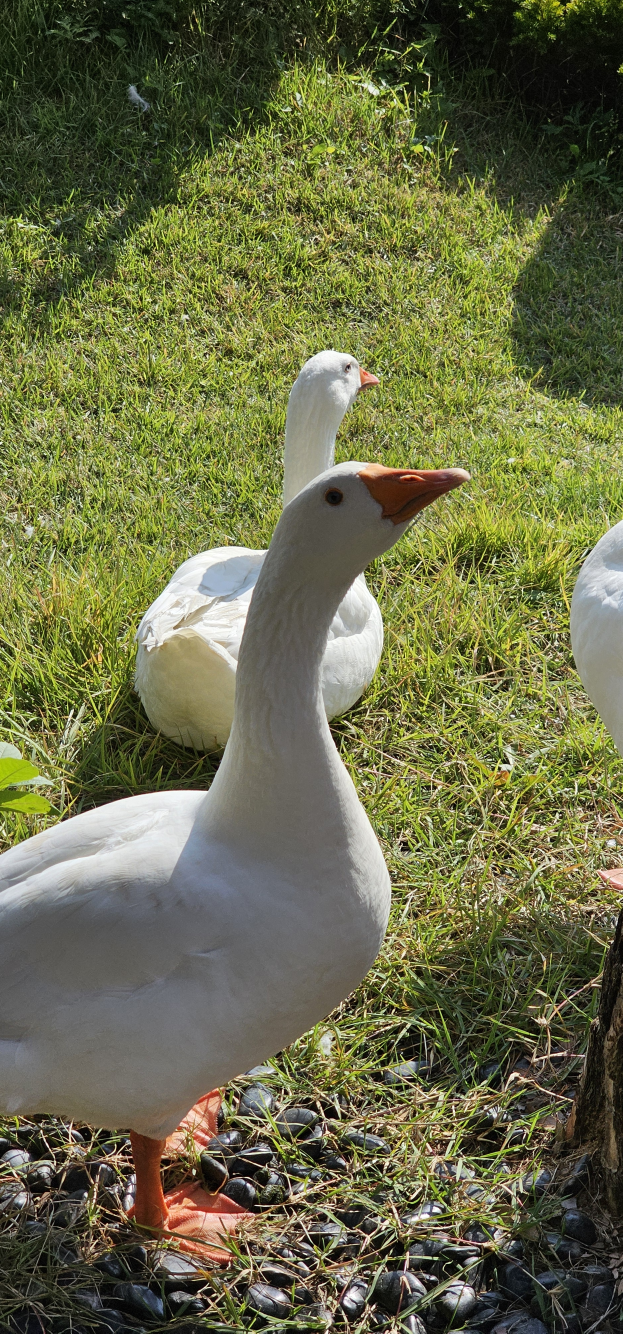
#> input picture photo/goose.jpg, 1868 x 4000 px (shown at 1/3 size)
$ jupyter execute image_TH.ipynb
#> lines starting #> are read from the running program, lines starting #| are printed output that depends on the picture; after the words box and inside, x2 and y2 are one past the last pixel; in counts of white or black regions, pixels touching at a corner belong together
[cell 1]
import cv2
import matplotlib.pyplot as plt
img = cv2.imread("./photo/goose.jpg", cv2.IMREAD_GRAYSCALE)
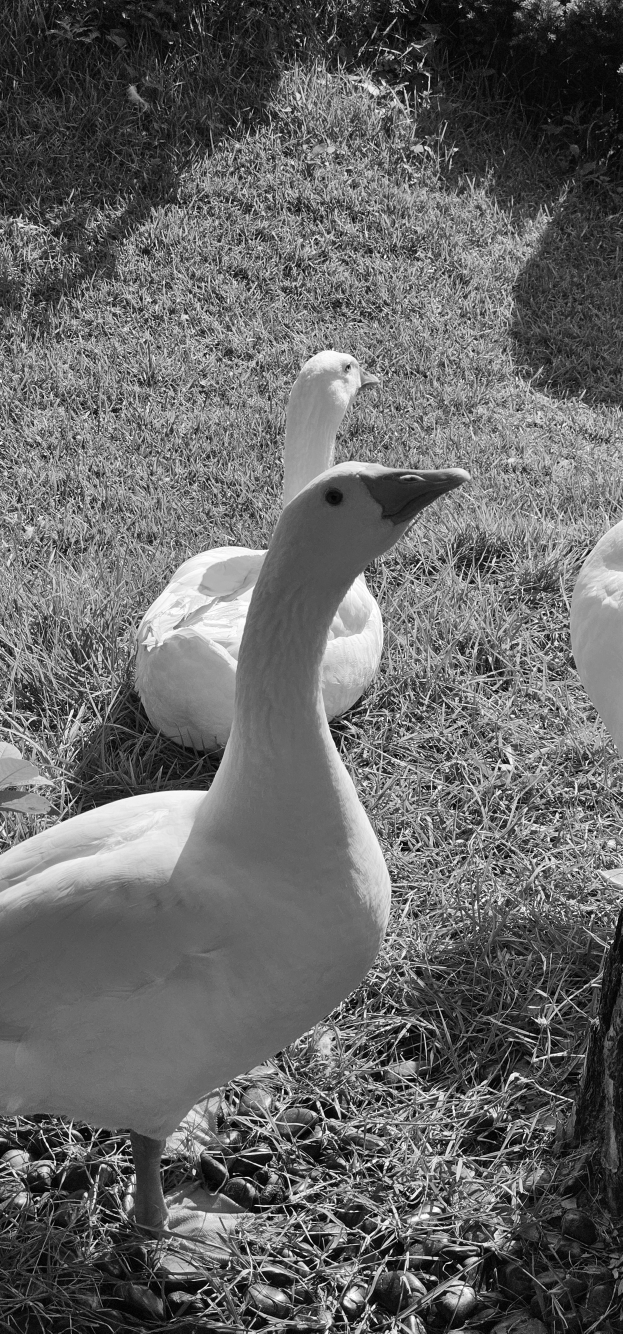
#> img: shape (4000, 1868) (shown at 1/3 size); min 0, max 255, mean 102.4
img = cv2.resize(img, (600, 600))
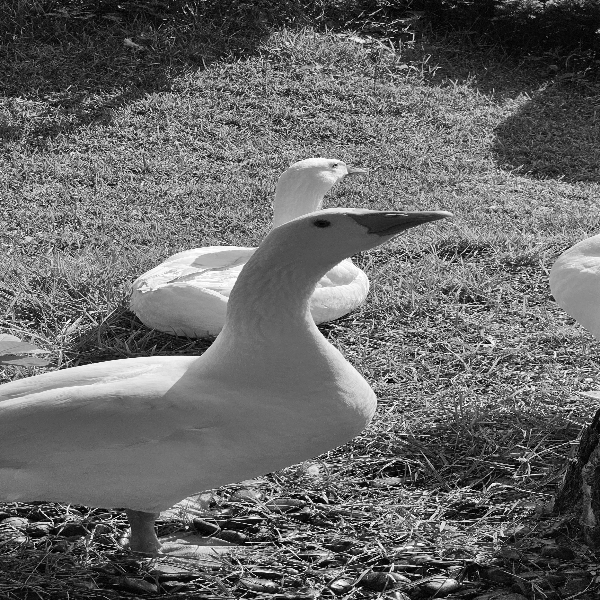
#> img: shape (600, 600); min 0, max 255, mean 102.2

ret , dst = cv2.threshold(img, 100, 255, cv2.THRESH_BINARY)
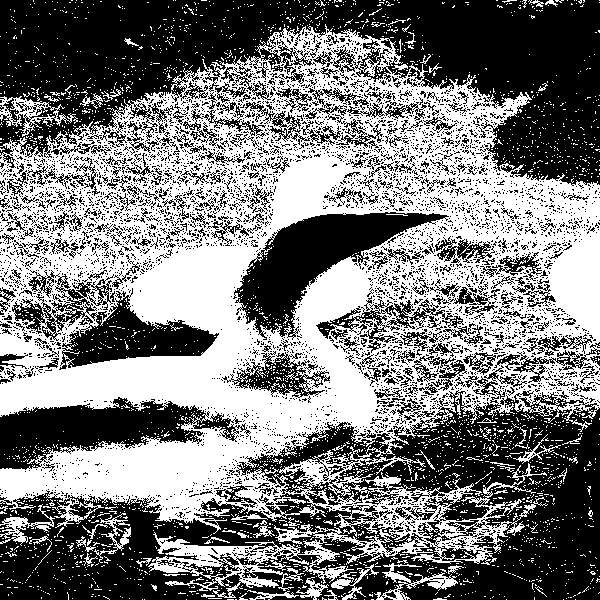
#> dst: shape (600, 600); 48.4% white; 2810 white regions (2741 under 20 px), largest, box (x1, y1, x2, y2) and area: (0, 24, 600, 598) 161341, (0, 96, 78, 137) 932, (374, 563, 458, 600) 814

cv2.imshow("dst", dst)
cv2.waitKey()
cv2.destroyAllWindows()

[cell 2]
ret, dst = cv2.threshold(img, 100, 255, cv2.THRESH_BINARY)
ret, dst_inv = cv2.threshold(img, 100, 255, cv2.THRESH_BINARY_INV)

plt.subplot(1, 3, 1) # 이미지 배치
plt.imshow(img, cmap='gray')
plt.subplot(1, 3, 2)
plt.imshow(dst, cmap='gray')
plt.subplot(1, 3, 3)
plt.imshow(dst_inv, cmap='gray')
plt.show()
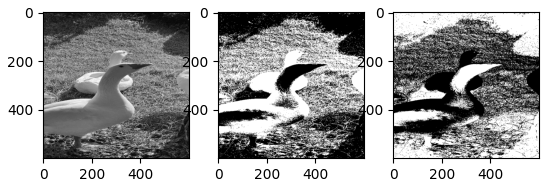
#> figure drawn by matplotlib, 3 panels

[cell 3]
ret, dst = cv2.threshold(img, 100, 255, cv2.THRESH_TRUNC)
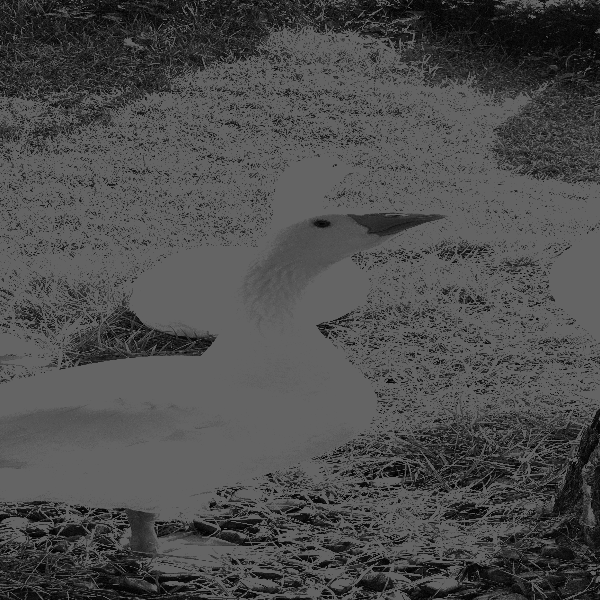
#> dst: shape (600, 600); min 0, max 100, mean 76.5

plt.subplot(1, 2, 1)
plt.imshow(img, cmap='gray')
plt.subplot(1, 2, 2)
plt.imshow(dst, cmap='gray')
plt.show()

[cell 4]
# 이미지 -> 검은색 이미지

ret, dst = cv2.threshold(img, 100, 255, cv2.THRESH_MASK)
#> dst: shape (600, 600); every value is 0

plt.subplot(1, 2, 1)
plt.imshow(img, cmap='gray')
plt.subplot(1, 2, 2)
plt.imshow(dst, cmap='gray')
plt.show()

[cell 5]
# 배경과 전경이 분명히 구분되는 이미지

ret, dst = cv2.threshold(img, 0, 255, cv2.THRESH_OTSU)
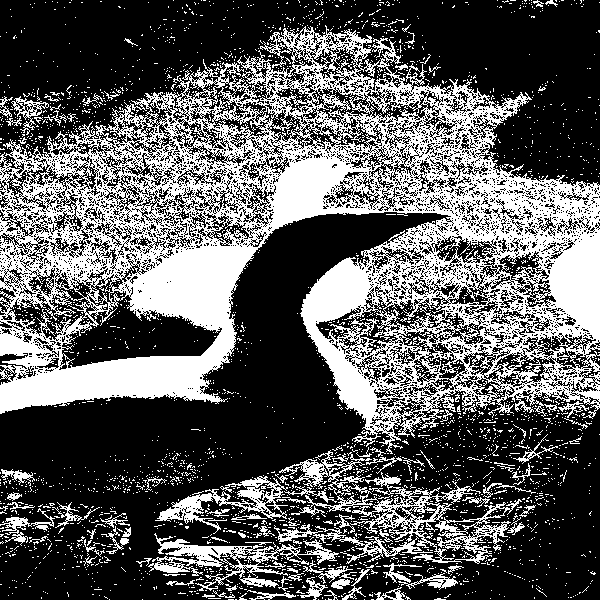
#> dst: shape (600, 600); 36.1% white; 2945 white regions (2844 under 20 px), largest, box (x1, y1, x2, y2) and area: (0, 25, 600, 454) 104652, (279, 450, 522, 564) 5277, (148, 533, 339, 591) 2971
#> ret = 116

plt.subplot(1, 2, 1) # 그림 위치 선정
plt.imshow(img, cmap='gray')
plt.subplot(1, 2, 2)
plt.imshow(dst, cmap='gray')
plt.show()

[cell 6]
# 물체의 면적이 배경보다 큰 경우에 주로 사용

ret, dst = cv2.threshold(img, 0, 255, cv2.THRESH_TRIANGLE)
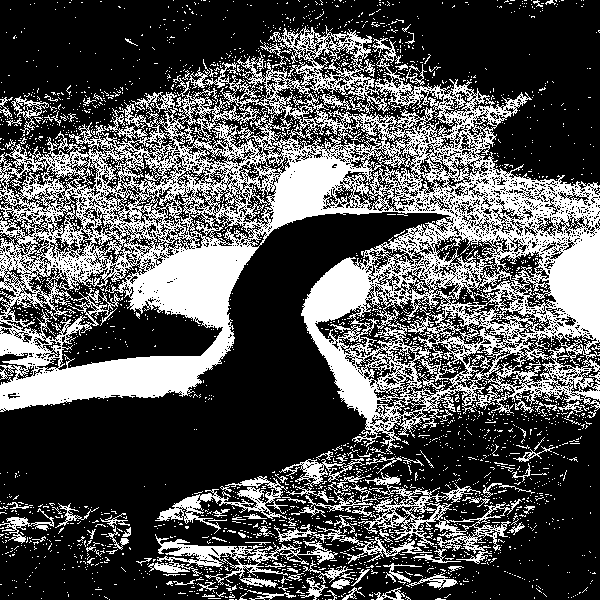
#> dst: shape (600, 600); 32.6% white; 2830 white regions (2716 under 20 px), largest, box (x1, y1, x2, y2) and area: (0, 25, 600, 454) 93341, (358, 472, 522, 554) 3021, (148, 534, 338, 588) 2657
#> ret = 125

plt.subplot(1,2,1)
plt.imshow(img, cmap='gray')
plt.subplot(1, 2, 2)
plt.imshow(dst, cmap='gray')
plt.show()

$ run again, with photo/hand.jpg copied over photo/goose.jpg
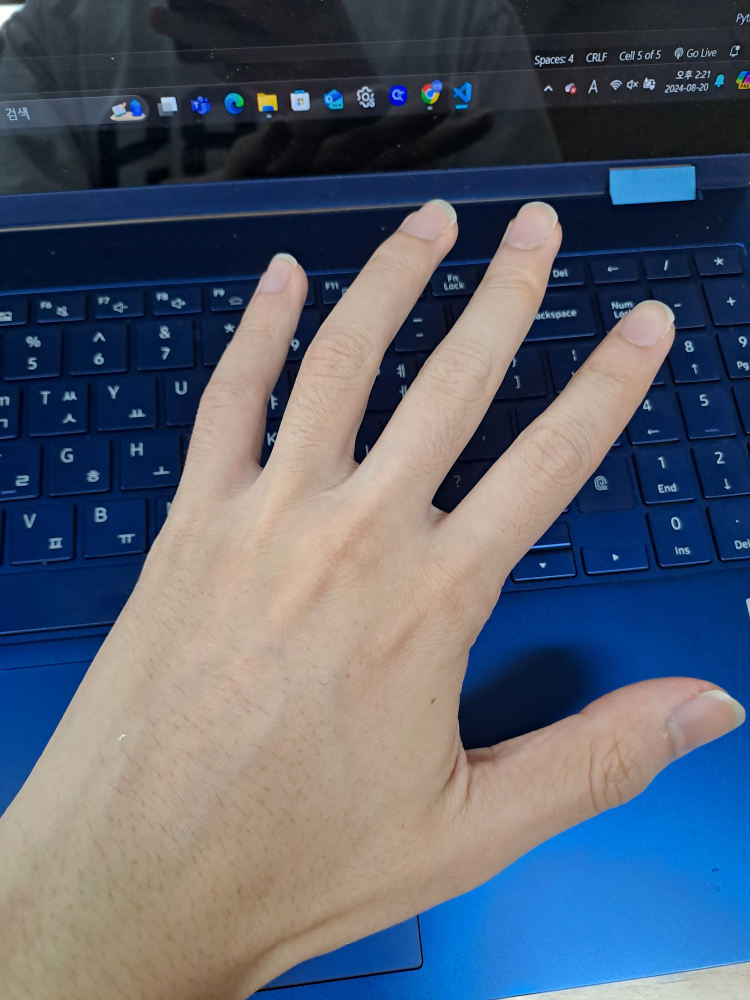
#> input picture photo/hand.jpg, 3000 x 4000 px (shown at 1/4 size)
#> dst_inv: shape (600, 600); 53.1% white; 326 black regions (247 under 20 px), largest, box (x1, y1, x2, y2) and area: (0, 119, 600, 600) 163029, (488, 100, 556, 123) 1392, (0, 0, 22, 21) 203
#> `ret, dst = cv2.threshold(img, 0, 255, cv2.THRESH_OTSU)`:
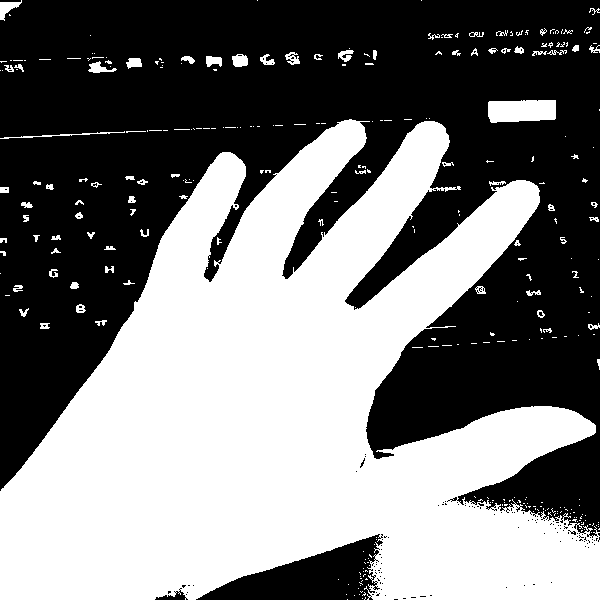
#> dst: shape (600, 600); 47.5% white; 308 white regions (225 under 20 px), largest, box (x1, y1, x2, y2) and area: (0, 119, 600, 600) 164943, (488, 100, 556, 123) 1403, (0, 0, 22, 21) 206
#> `ret, dst = cv2.threshold(img, 0, 255, cv2.THRESH_OTSU)`: ret = 97
#> `ret, dst = cv2.threshold(img, 0, 255, cv2.THRESH_TRIANGLE)`:
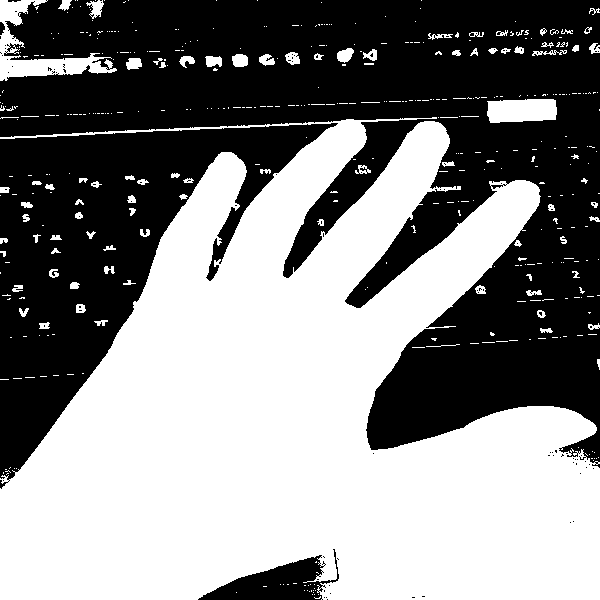
#> dst: shape (600, 600); 51.8% white; 107 black regions (102 under 20 px), largest, box (x1, y1, x2, y2) and area: (0, 0, 600, 468) 122950, (0, 123, 338, 489) 47148, (198, 549, 339, 600) 3233, (0, 22, 5, 35) 47, (8, 0, 21, 2) 20
#> `ret, dst = cv2.threshold(img, 0, 255, cv2.THRESH_TRIANGLE)`: ret = 70

$ run again, with photo/lane_image.png saved as photo/goose.jpg
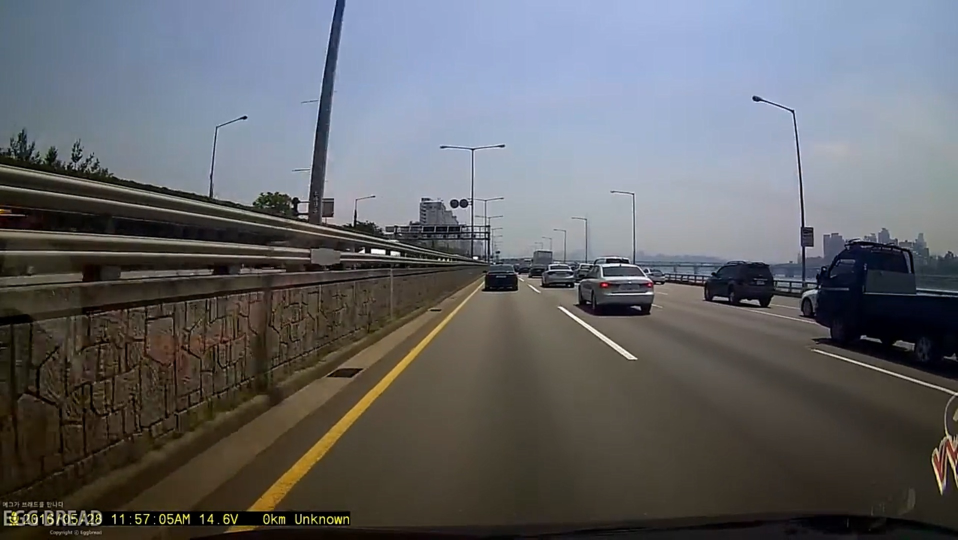
#> input picture photo/lane_image.png, 1916 x 1079 px (shown at 1/2 size)
#> dst_inv: shape (600, 600); 53.8% white; 451 black regions (391 under 20 px), largest, box (x1, y1, x2, y2) and area: (201, 0, 600, 315) 107611, (0, 0, 211, 230) 40120, (155, 301, 520, 568) 10891
#> `ret, dst = cv2.threshold(img, 0, 255, cv2.THRESH_OTSU)`:
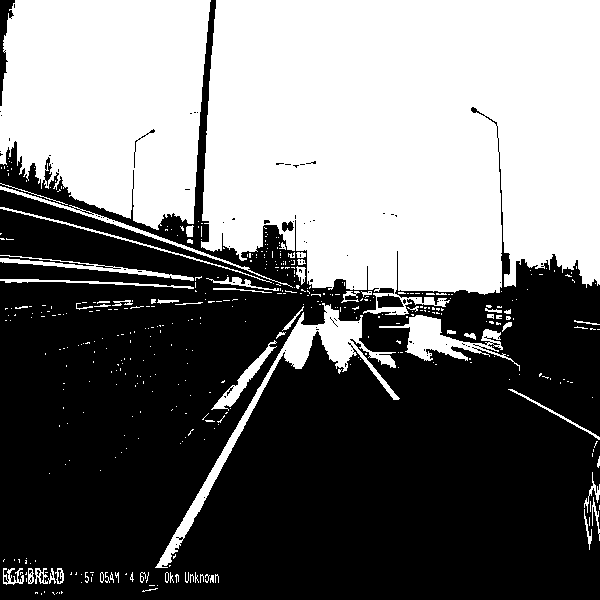
#> dst: shape (600, 600); 45% white; 438 white regions (375 under 20 px), largest, box (x1, y1, x2, y2) and area: (201, 0, 600, 315) 107293, (0, 0, 211, 230) 39404, (155, 303, 400, 568) 5173
#> `ret, dst = cv2.threshold(img, 0, 255, cv2.THRESH_OTSU)`: ret = 105
#> `ret, dst = cv2.threshold(img, 0, 255, cv2.THRESH_TRIANGLE)`:
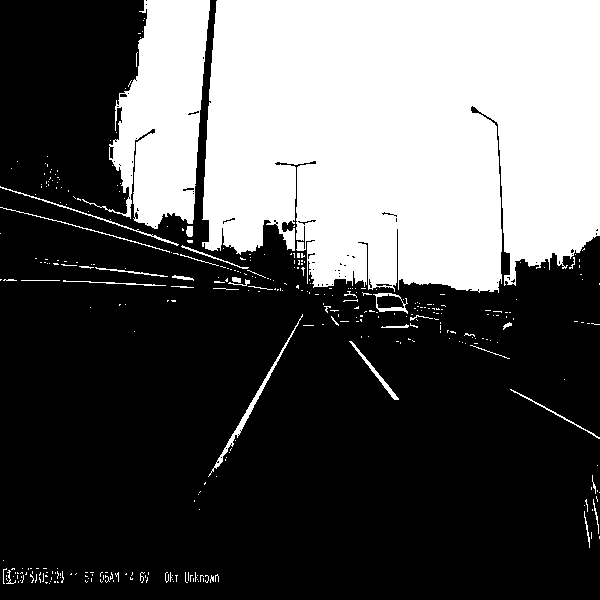
#> dst: shape (600, 600); 34.5% white; 362 white regions (325 under 20 px), largest, box (x1, y1, x2, y2) and area: (202, 0, 600, 293) 104034, (82, 0, 210, 229) 15862, (208, 314, 303, 477) 634
#> `ret, dst = cv2.threshold(img, 0, 255, cv2.THRESH_TRIANGLE)`: ret = 144

$ run again, with photo/latte.png saved as photo/goose.jpg
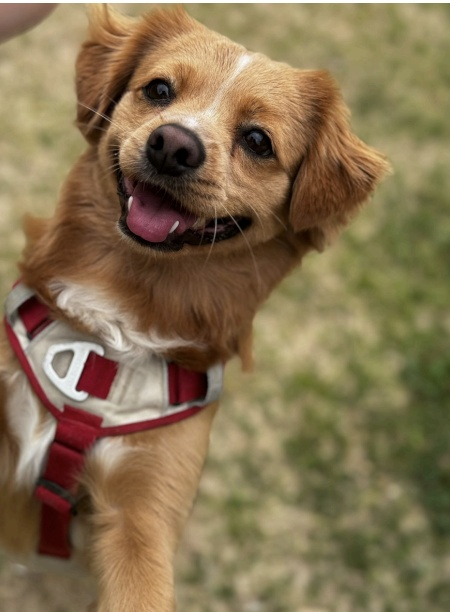
#> input picture photo/latte.png, 450 x 612 px
#> dst_inv: shape (600, 600); 35.6% white; 84 white regions (51 under 20 px), largest, box (x1, y1, x2, y2) and area: (0, 22, 501, 600) 93503, (433, 320, 600, 589) 19348, (382, 406, 471, 510) 4561
#> `ret, dst = cv2.threshold(img, 0, 255, cv2.THRESH_OTSU)`: ret = 110
#> `ret, dst = cv2.threshold(img, 0, 255, cv2.THRESH_TRIANGLE)`:
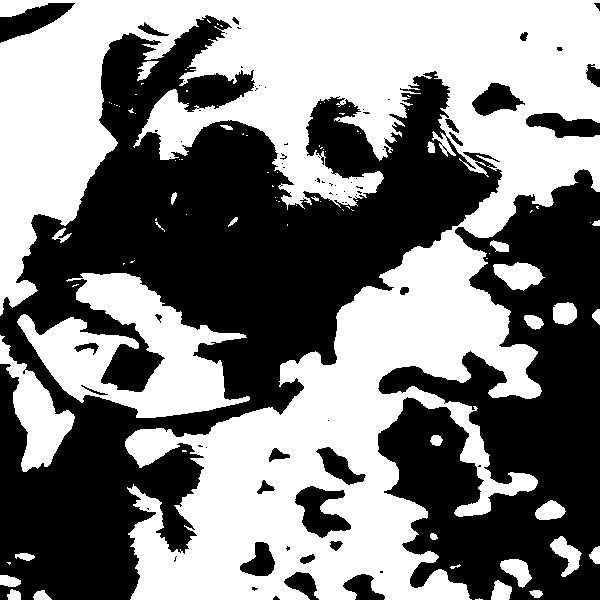
#> dst: shape (600, 600); 50.1% white; 74 black regions (48 under 20 px), largest, box (x1, y1, x2, y2) and area: (0, 15, 502, 600) 116277, (378, 169, 600, 600) 54045, (295, 486, 351, 538) 1566
#> `ret, dst = cv2.threshold(img, 0, 255, cv2.THRESH_TRIANGLE)`: ret = 119
